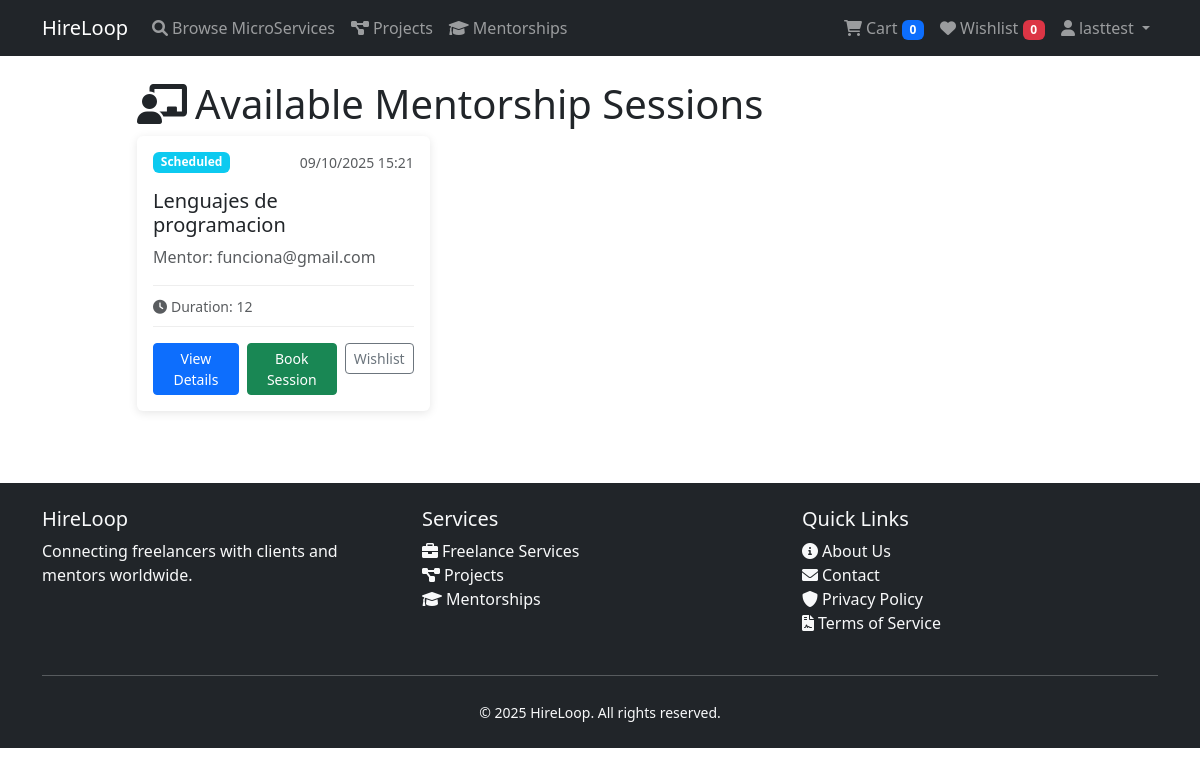
The page /mentorship_sessions/ (signed in) on the database its author committed.
### core/models.py (models this page shows, shortened)
class User(AbstractUser):
    id = models.UUIDField(primary_key=True, default=uuid.uuid4, editable=False)
    email = models.EmailField(unique=True)
    profile_image = models.ImageField(
        upload_to='profiles/',
        blank=True,
        null=True,
        help_text="Upload a profile image",
    )
    USERNAME_FIELD = 'username'
    REQUIRED_FIELDS = ['email']

class FreelancerProfile(models.Model):
    id = models.UUIDField(primary_key=True, default=uuid.uuid4, editable=False)
    user = models.OneToOneField(User, on_delete=models.CASCADE, related_name='freelancer_profile')
    bio = models.TextField(max_length=500, blank=True)
    skills = models.CharField(
        max_length=500,
        blank=True,
        help_text="Enter skills separated by commas",
        verbose_name="Skills"
    )
    created_at = models.DateTimeField(auto_now_add=True)
    updated_at = models.DateTimeField(auto_now=True)
    def get_full_name(self):
        return f"{self.user.email}"

### mentorship_session/models.py (models this page shows, shortened)
class MentorshipSession(models.Model):
    class MentorshipStatus(models.TextChoices):
        SCHEDULED = 'scheduled', 'Scheduled'
        COMPLETED = 'completed', 'Completed'
        CANCELED = 'canceled', 'Canceled'
        NO_SHOW = 'no_show', 'No Show'
    PRICE_PER_MINUTE = Decimal("2.50")
    id = models.UUIDField(primary_key=True, default=uuid.uuid4, editable=False)
    topic = models.CharField(max_length=255)
    start_time = models.DateTimeField()
    duration_minutes = models.PositiveIntegerField()
    mentor = models.ForeignKey(FreelancerProfile, on_delete=models.CASCADE)
    mentee = models.ForeignKey(ClientProfile, on_delete=models.CASCADE, null=True)
    status = models.CharField(
        max_length=20,
        choices=MentorshipStatus.choices,
        default=MentorshipStatus.SCHEDULED
    )
    created_at = models.DateTimeField(auto_now_add=True)
    updated_at = models.DateTimeField(auto_now=True)

### mentorship_session/views/views.py (the view)
# urls.py: path('', MentorshipSessionListView.as_view(), name='session_list'),
class MentorshipSessionListView(ListView):
    model = MentorshipSession
    template_name = "mentorship_session/mentorship_sessions_list.html"
    context_object_name = "sessions"
    def get_queryset(self):
        return MentorshipSession.objects.all()
    def get_context_data(self, **kwargs):
        context = super().get_context_data(**kwargs)
        context["session_content_type_id"] = ContentType.objects.get_for_model(MentorshipSession).id
        return context

### core/context_processors.py (called while the page is built)
def user_profile_type(request):
    user_types = []
    if request.user.is_authenticated:
        if hasattr(request.user, 'freelancer_profile'):
            user_types.append('freelancer')
        if hasattr(request.user, 'client_profile'):
            user_types.append('client')
    return {'user_type': user_types}

def cart_and_wishlist_counts(request):
    cart_count = 0
    wishlist_count = 0
    if request.user.is_authenticated:
        cart_count = CartItem.objects.filter(user=request.user).aggregate(
            total=Sum('quantity')
        )['total'] or 0
        wishlist_count = WishlistItem.objects.filter(user=request.user).count()
    return {
        'cart_count': cart_count,
        'wishlist_count': wishlist_count,
    }

### mentorship_session/templates/mentorship_session/mentorship_sessions_list.html (shortened to what this page needs)
{% extends "base.html" %}
{% load static %}
{% block content %}
<div class="container mt-4">
    <div class="row justify-content-center">
        <div class="col-lg-10">
            <h1><i class="fas fa-chalkboard-teacher me-2"></i>Available Mentorship Sessions</h1>
            <div class="row">
                {% for session in sessions %}
                <div class="col-lg-4 col-md-6 mb-4">
                    <div class="card h-100 session-card">
                        <div class="card-body d-flex flex-column">
                            <div class="d-flex justify-content-between align-items-start mb-3">
                                <span class="badge bg-info">{{ session.get_status_display }}</span>
                                <small class="text-muted">{{ session.start_time|date:"m/d/Y H:i" }}</small>
                            </div>
                            <h5 class="card-title">{{ session.topic }}</h5>
                            <p class="card-text text-muted flex-grow-1">
                                Mentor: {{ session.mentor.get_full_name }}<br>
                            </p>
                            <div class="session-meta mb-3">
                                <small class="text-muted">
                                    <i class="fas fa-clock me-1"></i>Duration: {{ session.duration_minutes }}
                                </small>
                            </div>
                            <div class="d-flex gap-2 mt-auto">
                                <a href="" class="btn btn-sm btn-primary">View Details</a>
                                {% if user.is_authenticated %}
                                {% if session.mentor.user == user %}
                                <a href="{% url 'mentorship_session:session_update' session.id %}"
                                    class="btn btn-sm btn-warning">Edit</a>
                                <a href="{% url 'mentorship_session:session_delete' session.id %}"
                                    class="btn btn-sm btn-danger">Delete</a>
                                {% elif "client" in user_type %}
                                <form method="post" action="{% url 'cart:add_to_cart' %}" class="flex-fill">
                                    <button type="submit" class="btn btn-sm btn-success w-100">
                                        Book Session
                                    </button>
                                </form>
                                <form method="post" action="{% url 'cart:add_to_wishlist' %}" class="flex-fill">
                                    <button type="submit" class="btn btn-sm btn-outline-secondary w-100">
                                        Wishlist
                                    </button>
                                </form>
                                {% endif %}
                                {% endif %}
                            </div>
                        </div>
                    </div>
                </div>
                {% endfor %}
            </div>
        </div>
    </div>
</div>
{% endblock %}

### templates/base.html (shortened to what this page needs)
<!DOCTYPE html>
<html lang="en">
<head>
    <link href="https://cdn.jsdelivr.net/npm/bootstrap@5.3.0/dist/css/bootstrap.min.css" rel="stylesheet">
    <link href="https://cdnjs.cloudflare.com/ajax/libs/font-awesome/6.0.0/css/all.min.css" rel="stylesheet">
</head>
<body>
    <nav class="navbar navbar-expand-lg navbar-dark bg-dark">
        <div class="container">
            <a class="navbar-brand" href="">HireLoop</a>
            <div class="collapse navbar-collapse" id="navbarNav">
                <ul class="navbar-nav me-auto">
                    <li class="nav-item">
                        <a class="nav-link" href="{% url 'microservices:microservices_list' %}">
                            <i class="fas fa-search me-1"></i>Browse MicroServices
                        </a>
                    </li>
                    <li class="nav-item">
                        <a class="nav-link" href="{% url 'projects:projects_list' %}">
                            <i class="fas fa-project-diagram me-1"></i>Projects
                        </a>
                    </li>
                    <li class="nav-item">
                        <a class="nav-link" href="{% url 'mentorship_session:session_list' %}">
                            <i class="fas fa-graduation-cap me-1"></i>Mentorships
                        </a>
                    </li>
                </ul>
                <ul class="navbar-nav">
                    {% if user.is_authenticated %}
                    <li class="nav-item">
                        <a class="nav-link" href="{% url 'cart:cart_list' %}">
                            <i class="fas fa-shopping-cart me-1"></i>Cart
                            <span class="badge bg-primary">{{ cart_count|default:0 }}</span>
                        </a>
                    </li>
                    <li class="nav-item">
                        <a class="nav-link" href="{% url 'cart:wishlist_list' %}">
                            <i class="fas fa-heart me-1"></i>Wishlist
                            <span class="badge bg-danger">{{ wishlist_count|default:0 }}</span>
                        </a>
                    </li>
                    <li class="nav-item dropdown">
                        <a class="nav-link dropdown-toggle" href="#" id="navbarDropdown" role="button"
                            data-bs-toggle="dropdown" aria-expanded="false">
                            <i class="fas fa-user me-1"></i>{{ user.username }}
                        </a>
                    </li>
                    {% endif %}
                </ul>
            </div>
        </div>
    </nav>
    <main>
        {% block content %}
        {% endblock %}
    </main>
    <footer class="bg-dark text-light mt-5 py-4">
        <div class="container">
            <div class="row">
                <div class="col-md-4">
                    <h5>HireLoop</h5>
                    <p>Connecting freelancers with clients and mentors worldwide.</p>
                </div>
                <div class="col-md-4">
                    <h5>Services</h5>
                    <ul class="list-unstyled">
                        <li><a href="" class="text-light text-decoration-none">
                                <i class="fas fa-briefcase me-1"></i>Freelance Services
                            </a></li>
                        <li><a href="" class="text-light text-decoration-none">
                                <i class="fas fa-project-diagram me-1"></i>Projects
                            </a></li>
                        <li><a href="" class="text-light text-decoration-none">
                                <i class="fas fa-graduation-cap me-1"></i>Mentorships
                            </a></li>
                    </ul>
                </div>
                <div class="col-md-4">
                    <h5>Quick Links</h5>
                    <ul class="list-unstyled">
                        <li><a href="#" class="text-light text-decoration-none">
                                <i class="fas fa-info-circle me-1"></i>About Us
                            </a></li>
                        <li><a href="#" class="text-light text-decoration-none">
                                <i class="fas fa-envelope me-1"></i>Contact
                            </a></li>
                        <li><a href="#" class="text-light text-decoration-none">
                                <i class="fas fa-shield-alt me-1"></i>Privacy Policy
                            </a></li>
                        <li><a href="#" class="text-light text-decoration-none">
                                <i class="fas fa-file-contract me-1"></i>Terms of Service
                            </a></li>
                    </ul>
                </div>
            </div>
            <hr class="my-4">
            <div class="text-center">
                <small>&copy; {% now "Y" %} HireLoop. All rights reserved.</small>
            </div>
        </div>
    </footer>
</body>
</html>

### mentorship_session/templates/mentorship_session/mentorship_sessions_list.html (style rules this page uses)
.session-card { transition: transform 0.2s ease-in-out, box-shadow 0.2s ease-in-out; border: none; box-shadow: 0 2px 10px rgba(0, 0, 0, 0.1); }
.session-meta { border-top: 1px solid #eee; border-bottom: 1px solid #eee; padding: 0.5rem 0; }

### rows shown on the page
User: username "lasttest"
MentorshipSession: status "Scheduled", start_time "09/10/2025 15:21", topic "Lenguajes de programacion", mentor.get_full_name "funciona@gmail.com", duration_minutes "12"

### other values the page prints
{{ cart_count|default:0 }} "0"
{{ wishlist_count|default:0 }} "0"
